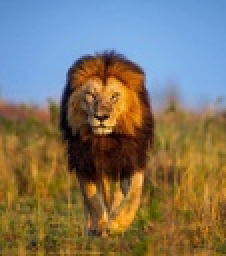
%> input picture lion.jpg, 113 x 128 px, shrunk from 620 x 701 before the run (shown 2 times larger)
$ octave test_Image.m   (GNU Octave 9; MATLAB toolbox functions it lacks are replaced by stand-ins)
%> lines starting %> are read from the running program, lines starting %| are printed output that depends on the picture
### VprogD.m
function [ P ] = VprogD( I )
%A matrice en double ou niveau de gris

[L,C]=size(I);
P=I;

for i=2:L
    %Pour j=1;
    j=1;
    M=min([P(i-1,j) P(i-1,j+1)]);
    P(i,j)=M+P(i,j);

    for j=2:(C-1)
        M=min([P(i-1,j-1) P(i-1,j) P(i-1,j+1)]);
        P(i,j)=M+P(i,j);
    end

    %Pour j=C;
    j=C;
    M=min([P(i-1,j-1) P(i-1,j)]);
    P(i,j)=M+P(i,j);
end

### Vseam.m
function [ S ] = Vseam( P )
%A matrice apres programation dynamique
%B vecteur des indices de A du chemin

[L,C]=size(P);
S(1:L)=1;

[~,i_minC]=min(P(L,:));
S(L)=i_minC;

for i=(L-1):-1:1

    j=S(i+1);

    if(j==1)
        M=[ P(i,j) P(i,j+1)];
        [~,b]=minmat(M);
        S(i)=j+b-1;

    elseif(j==C)
        M=[P(i,j-1) P(i,j)];
        [~,b]=minmat(M);
        S(i)=j+b-2;

    else
        M=[P(i,j-1) P(i,j) P(i,j+1)];
        [~,b]=minmat(M);
        S(i)=j+b-2;
    end

end

### deleteVseam.m
function [E] = deleteVseam(I,S)

%A matrice d'energie
%B vecteur des indices du chemin
%E matrice reduite


[L,C]=size(I);
    E=zeros(L,C-1);

    %%Pre calcul
    j=S(1);

    if(j==1)
        E(1,:)=I(1,2:C);


    elseif(j==C)
        E(1,:)=I(1,1:(C-1));

    else
        H1=I(1,1:j-1);
        H2=I(1,j+1:end);

        E(1,:)=horzcat(H1,H2);
    end
%%
for i=2:L
    j=S(i);

    if(j==1)
        E(i,:)=I(i,2:end);
    elseif(j==C)
        E(i,:)=I(i,1:end-1);
    else
        H1=I(i,1:j-1);
        H2=I(i,j+1:end);

        E(i,:)=horzcat(H1,H2);
    end

end

### seamC_vert.m
function [E]=seamC_vert(I)
%A matrice d'energie
%B vecteur des indices du chemin
%E matrice reduite

    R = I(:,:,1) ; % REd
    G = I(:,:,2) ; % Green
    B = I(:,:,3) ; % Blue

    %%Programation Dynamique
    P=VprogD(R);
    %%
    %Chemin
    S=Vseam(P);
    %%
    %Matrice reduite
    R=deleteVseam(R,S);
    G=deleteVseam(G,S);
    B=deleteVseam(B,S);

    E = reshape ([R G B], size(R,1), size(R,2), 3) ;
    %%

### test_Image.m

clear all;
I= imread('\image\lion.jpg');
%> I is the input picture: size 128x113x3 uint8; mean R, G, B 126.6, 117.6, 99.9

D=double(I);

[L,C]=size(D);
%> L = 128; C = 339
nb=10;%Nombre de chemin a supprimer de l'image
assert(nb<C);

figure(1);

for a=1:nb

    R = D(:,:,1) ; % REd
    G = D(:,:,2) ; % Green
    B = D(:,:,3) ; % Blue

    [L,C]=size(R);

    P=VprogD(R);
    S=Vseam(P);

    for i=1:L

        j=S(i);
        G(i,j)=1;
        B(i,j)=1;

    end

    E = reshape ([R G B], size(R,1), size(R,2), 3) ;
    U=uint8(E);
    imshow(U);

    pause(1);

    [D]=seamC_vert(D);
    U=uint8(D);
    imshow(U);
end
%> this loop made 10 passes
%> pass 1, `R = D(:,:,1) ;`:
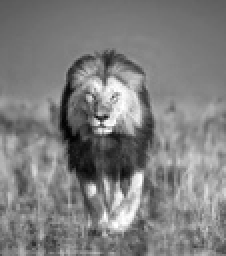
%> R: size 128x113 double (shown 2 times larger); min 2, max 255, mean 126.6
%> pass 1, `G = D(:,:,2) ;`:
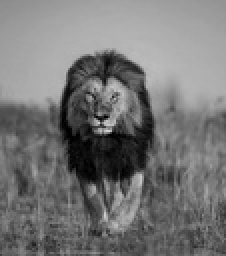
%> G: size 128x113 double (shown 2 times larger); min 0, max 211, mean 117.6
%> pass 1, `B = D(:,:,3) ;`:
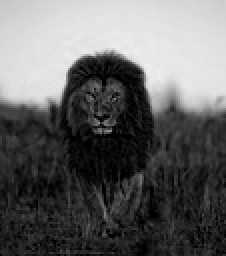
%> B: size 128x113 double (shown 2 times larger); min 0, max 240, mean 99.9
%> pass 1, `P=VprogD(R);`:
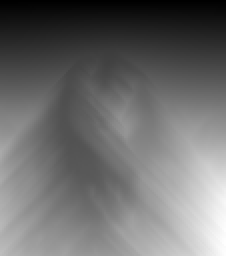
%> P: size 128x113 double (shown 2 times larger); min 88, max 12785, mean 5528.7; drawn with min black and max white
%> after the loop:
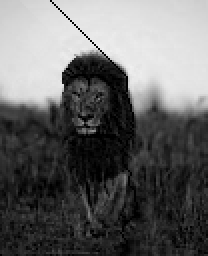
%> B: size 128x104 double (shown 2 times larger); min 0, max 240, mean 101.5
%> after the loop:
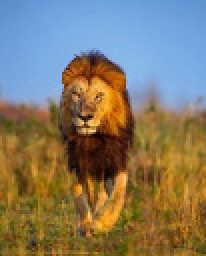
%> D: size 128x103x3 double (shown 2 times larger); mean R, G, B 131.2, 121.6, 102.5
%> after the loop:
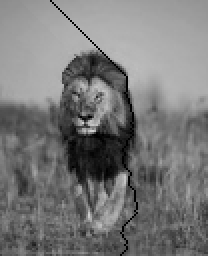
%> G: size 128x104 double (shown 2 times larger); min 0, max 211, mean 120.5

$ run again, with paysage1.jpg copied over lion.jpg
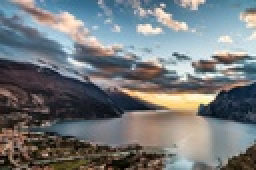
%> input picture paysage1.jpg, 128 x 85 px, shrunk from 1618 x 1080 before the run (shown 2 times larger)
%> I is the input picture: size 85x128x3 uint8; mean R, G, B 116.4, 120.5, 123
%> the loop `for a=1:nb` made 10 passes
%> pass 1, `P=VprogD(R);`:
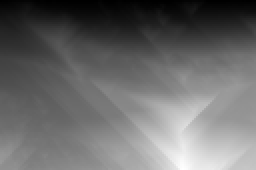
%> P: size 85x128 double (shown 2 times larger); min 48, max 9348, mean 3925.2; drawn with min black and max white
%> after the loop `for a=1:nb`:
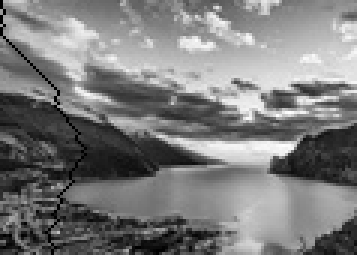
%> G: size 85x119 double (shown 3 times larger); min 0, max 255, mean 123.6
